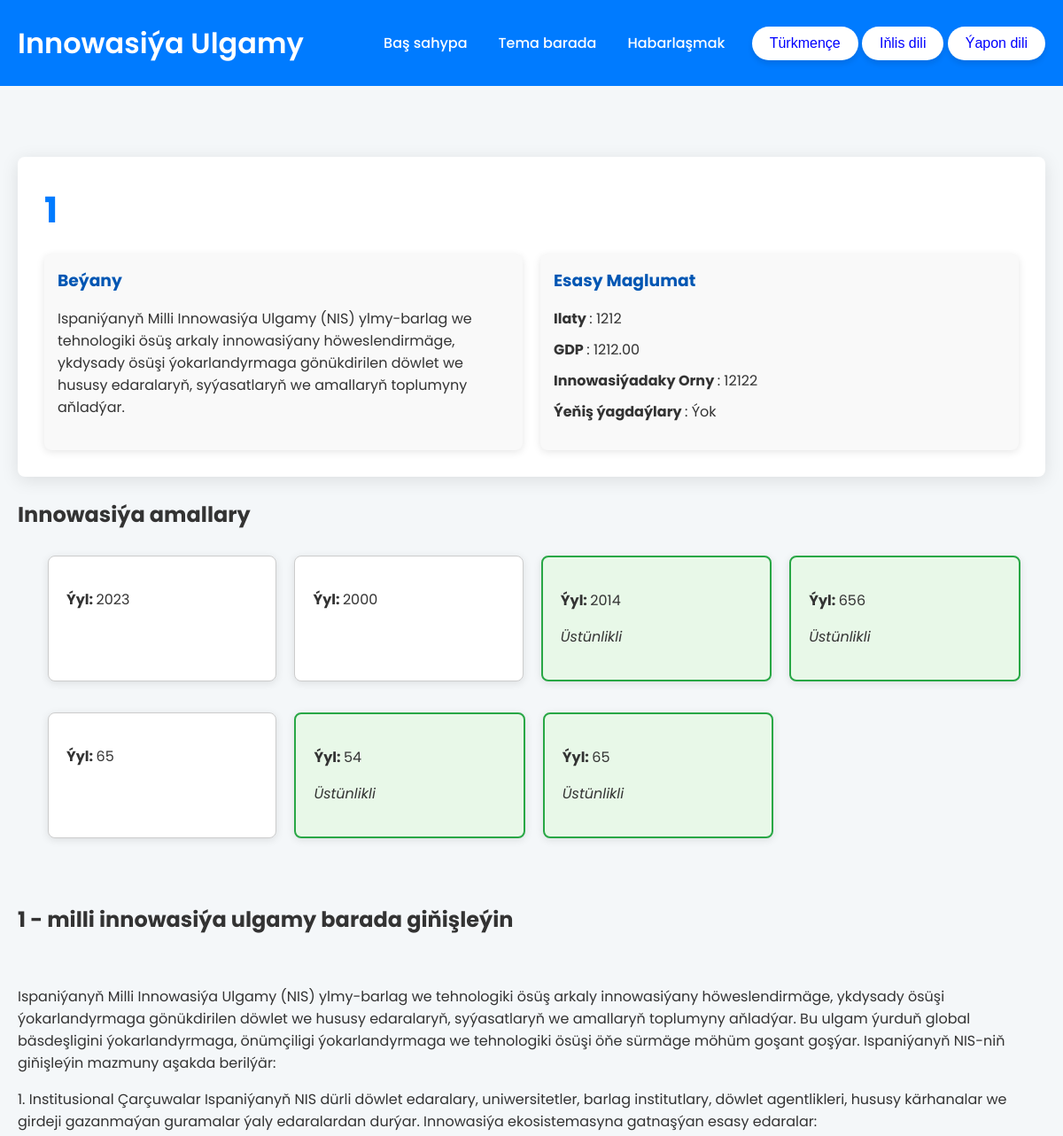
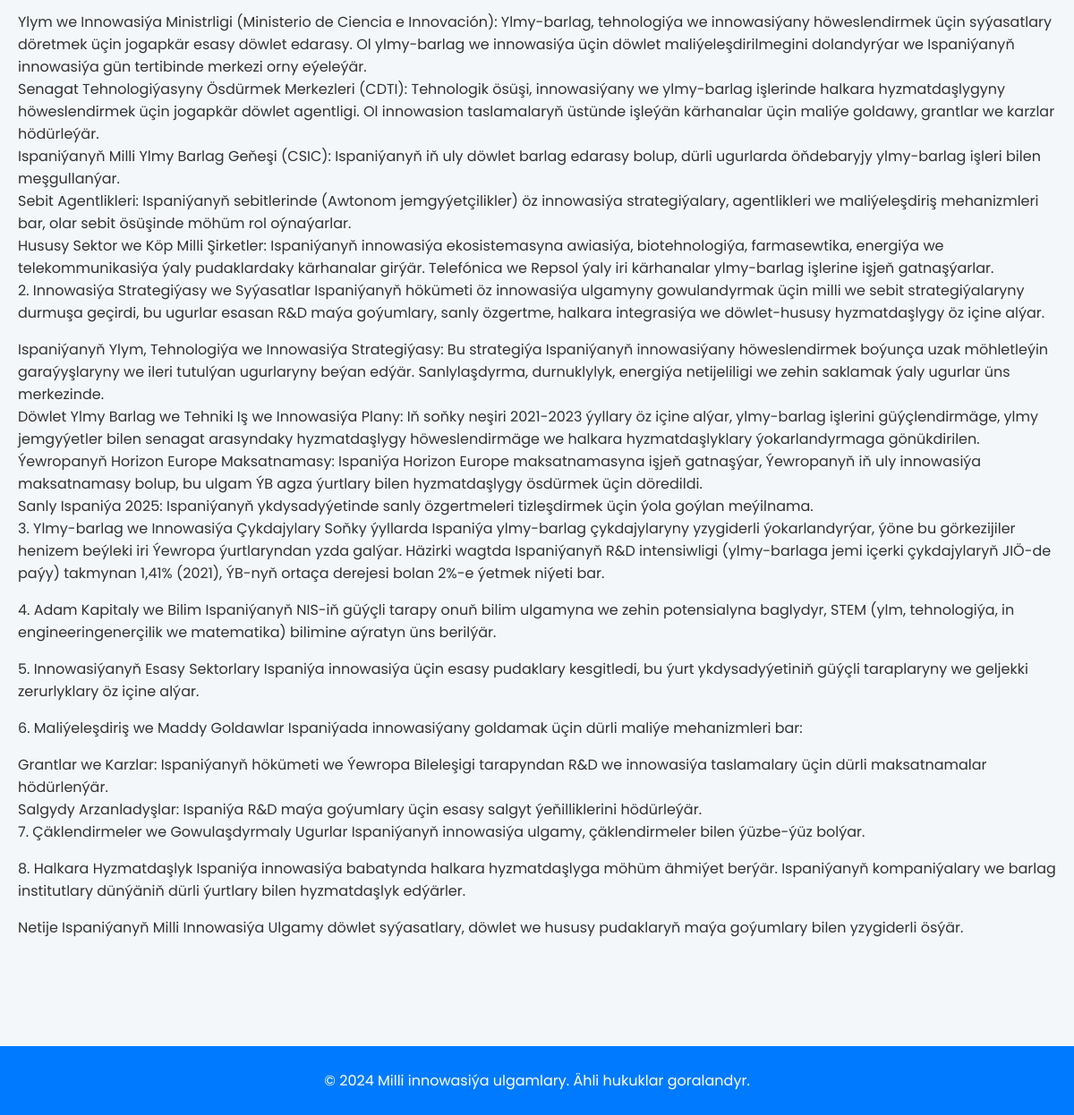
The page /country/1/tk on the database its author committed (2 pictures, top to bottom).
### Nis_app/models.py (models this page shows, shortened)
class Country(models.Model):
    name_tk = models.CharField(max_length=100)
    name_en = models.CharField(max_length=100)
    name_ja = models.CharField(max_length=100)
    population = models.BigIntegerField()
    flag = models.ImageField(upload_to="flags/", blank=True, null=True)
    gdp = models.DecimalField(max_digits=15, decimal_places=2)
    innovation_index_rank = models.IntegerField()
    description_tk = models.TextField()
    description_en = models.TextField()
    description_ja = models.TextField()
    huge_data_tk = models.TextField()
    huge_data_en = models.TextField()
    huge_data_ja = models.TextField()

class InnovationPractice(models.Model):
    country = models.ForeignKey(Country, on_delete=models.CASCADE)
    year = models.IntegerField()
    description_tk = models.TextField()
    description_en = models.TextField()
    description_ja = models.TextField()
    success_case = models.BooleanField(default=False)

### Nis_app/views.py (the view)
# urls.py: path('country/<int:pk>/<str:lg>', views.country_detail, name='country_detail'),
def country_detail(request, pk, lg):
    country = Country.objects.get(pk=pk)
    practices = InnovationPractice.objects.filter(country=country)
    print(practices.count())
    return render(request, 'country_detail.html', {'country': country, 'practices': practices, "LANGUAGE_CODE":lg})

### templates/country_detail.html (shortened to what this page needs)
{% load static %}
<!DOCTYPE html>
<html lang="en">
<head>
    <link rel="stylesheet" href="{% static 'css/style.css' %}">
</head>
<body>
{% include "header.html" %}
    <main class="container">
        <section class="country-detail">
            <h2 class="country-title">
                {% if LANGUAGE_CODE == 'tk' %}
                    {{ country.name_tk }}
                {% elif LANGUAGE_CODE == 'en' %}
                    {{ country.name_en }}
                {% elif LANGUAGE_CODE == 'ja' %}
                    {{ country.name_ja }}
                {% else %}
                    {{ country.name_en }}
                {% endif %}
            </h2>
            <div class="country-overview">
                <div class="country-description">
                    <h3>
                        {% if LANGUAGE_CODE == 'tk' %}
                            Beýany
                        {% elif LANGUAGE_CODE == 'en' %}
                            Description
                        {% elif LANGUAGE_CODE == 'ja' %}
                            説明
                        {% else %}
                            Description
                        {% endif %}
                    </h3>
                    <p>
                        {% if LANGUAGE_CODE == 'tk' %}
                            {{ country.description_tk|linebreaks }}
                        {% elif LANGUAGE_CODE == 'en' %}
                            {{ country.description_en|linebreaks }}
                        {% elif LANGUAGE_CODE == 'ja' %}
                            {{ country.description_ja|linebreaks }}
                        {% else %}
                            {{ country.description_en|linebreaks }}
                        {% endif %}
                    </p>
                </div>
                <div class="country-data">
                    <h3>
                        {% if LANGUAGE_CODE == 'tk' %}
                            Esasy Maglumat
                        {% elif LANGUAGE_CODE == 'en' %}
                            Key Data
                        {% elif LANGUAGE_CODE == 'ja' %}
                            主要データ
                        {% else %}
                            Key Data
                        {% endif %}
                    </h3>
                    <ul>
                        <li>
                            <strong>
                                {% if LANGUAGE_CODE == 'tk' %}
                                    Ilaty
                                {% elif LANGUAGE_CODE == 'en' %}
                                    Population
                                {% elif LANGUAGE_CODE == 'ja' %}
                                    人口
                                {% else %}
                                    Population
                                {% endif %}
                            </strong>: {{ country.population }}
                        </li>
                        <li>
                            <strong>
                                {% if LANGUAGE_CODE == 'tk' %}
                                    GDP
                                {% elif LANGUAGE_CODE == 'en' %}
                                    GDP
                                {% elif LANGUAGE_CODE == 'ja' %}
                                    国内総生産
                                {% else %}
                                    GDP
                                {% endif %}
                            </strong>: {{ country.gdp }}
                        </li>
                        <li>
                            <strong>
                                {% if LANGUAGE_CODE == 'tk' %}
                                    Innowasiýadaky Orny
                                {% elif LANGUAGE_CODE == 'en' %}
                                    Innovation Index
                                {% elif LANGUAGE_CODE == 'ja' %}
                                    イノベーション指数
                                {% else %}
                                    Innovation Index
                                {% endif %}
                            </strong>: {{ country.innovation_index_rank }}
                        </li>
                        <li>
                            <strong>
                                {% if LANGUAGE_CODE == 'tk' %}
                                    Ýeňiş ýagdaýlary
                                {% elif LANGUAGE_CODE == 'en' %}
                                    Success Cases
                                {% elif LANGUAGE_CODE == 'ja' %}
                                    成功事例
                                {% else %}
                                    Success Cases
                                {% endif %}
                            </strong>:
                            {% if country.success_case %}
                                {% if LANGUAGE_CODE == 'tk' %}
                                    Hawa
                                {% elif LANGUAGE_CODE == 'en' %}
                                    Yes
                                {% elif LANGUAGE_CODE == 'ja' %}
                                    はい
                                {% else %}
                                    Yes
                                {% endif %}
                            {% else %}
                                {% if LANGUAGE_CODE == 'tk' %}
                                    Ýok
                                {% elif LANGUAGE_CODE == 'en' %}
                                    No
                                {% elif LANGUAGE_CODE == 'ja' %}
                                    いいえ
                                {% else %}
                                    No
                                {% endif %}
                            {% endif %}
                        </li>
                    </ul>
                </div>
            </div>
        </section>
        <section class="innovation-practices">
            <div style="margin-top:25px">
            {% if LANGUAGE_CODE == 'tk' %}
                <h2>Innowasiýa amallary</h2>
            {% elif LANGUAGE_CODE == 'en' %}
                <h2>Innovation Practices</h2>
            {% elif LANGUAGE_CODE == 'ja' %}
                <h2>イノベーションの実践</h2>
            {% else %}
                <h2>Innovation Practices</h2>
            {% endif %}
            </div>
            <div class="practice-container">
                {% for practice in practices %}
                    <div class="practice-card {% if practice.success_case %}success{% endif %}">
                        <p><strong>
                        {% if LANGUAGE_CODE == 'tk' %}
                            Ýyl:
                        {% elif LANGUAGE_CODE == 'en' %}
                            Year:
                        {% elif LANGUAGE_CODE == 'ja' %}
                            年:
                        {% else %}
                            Year:
                        {% endif %}
                        </strong> {{ practice.year }}</p>
                        {% if practice.success_case %}
                            <p><em>
                            {% if LANGUAGE_CODE == 'tk' %}
                                Üstünlikli
                            {% elif LANGUAGE_CODE == 'en' %}
                                Success Case
                            {% elif LANGUAGE_CODE == 'ja' %}
                                成功事例
                            {% else %}
                                Success Case
                            {% endif %}
                            </em></p>
                        {% endif %}
                    </div>
                {% endfor %}
            </div>
        </section>
        <section class="innovation-practices">
            <div style="margin-top:25px">
                {% if LANGUAGE_CODE == 'tk' %}
                    <h2>{{country.name_tk}} - milli innowasiýa ulgamy barada giňişleýin</h2>
                {% elif LANGUAGE_CODE == 'en' %}
                    <h2>{{country.name_en}} - comprehensive information on the national innovation system</h2>
                {% elif LANGUAGE_CODE == 'ja' %}
                    <h2>{{country.name_ja}} - 国家イノベーションシステムに関する包括的な情報</h2>
                {% else %}
                    <h2>{{country.name_en}} - comprehensive information on the national innovation system</h2>
                {% endif %}
                </div>
                {% if LANGUAGE_CODE == 'tk' %}
                    <p>&nbsp;&nbsp;&nbsp;&nbsp;&nbsp;&nbsp;&nbsp;&nbsp;{{country.huge_data_tk|linebreaks}}</p>
                {% elif LANGUAGE_CODE == 'en' %}
                    <p>&nbsp;&nbsp;&nbsp;&nbsp;&nbsp;&nbsp;&nbsp;&nbsp;{{country.huge_data_en|linebreaks}}</p>
                {% elif LANGUAGE_CODE == 'ja' %}
                    <p>&nbsp;&nbsp;&nbsp;&nbsp;&nbsp;&nbsp;&nbsp;&nbsp;{{country.huge_data_ja|linebreaks}}</p>
                {% else %}
                    <p>&nbsp;&nbsp;&nbsp;&nbsp;&nbsp;&nbsp;&nbsp;&nbsp;{{country.huge_data_en|linebreaks}}</p>
                {% endif %}
        </section>
    </main>
    <footer class="footer">
        <p>
            {% if LANGUAGE_CODE == 'tk' %}
                &copy; 2024 Milli innowasiýa ulgamlary. Ähli hukuklar goralandyr.
            {% elif LANGUAGE_CODE == 'en' %}
                &copy; 2024 National Innovation Systems. All Rights Reserved.
            {% elif LANGUAGE_CODE == 'ja' %}
                &copy; 2024 国家イノベーションシステム。無断転載を禁じます。
            {% else %}
                &copy; 2024 National Innovation Systems. All Rights Reserved.
            {% endif %}
        </p>
    </footer>
</body>
</html>

### static/css/style.css (style rules this page uses)
body { font-family: 'Poppins', sans-serif; background-color: #f8f9fa; color: #343a40; margin: 0; padding: 0; }
h1, h2, h3 { margin: 0; }
.container { max-width: 1200px; margin: 40px auto; padding: 0 20px; }
.country-info, .innovation-practices { margin-bottom: 40px; }
.practice-card { background-color: #ffffff; border-radius: 15px; box-shadow: 0 4px 6px rgba(0, 0, 0, 0.1); padding: 20px; margin-top: 15px; width: calc(33.333% - 20px); }
.practice-card.success { border: 2px solid #28a745; }
.footer { background-color: #007bff; color: white; padding: 20px; text-align: center; position: relative; bottom: 0; }
body { font-family: 'Poppins', sans-serif; margin: 0; padding: 0; background-color: #f4f7f9; color: #333; }
.container { padding: 40px 20px; }
.country-detail { background-color: white; border-radius: 8px; padding: 30px; box-shadow: 0 4px 20px rgba(0, 0, 0, 0.1); }
.country-title { font-size: 2.5rem; margin-bottom: 20px; color: #007bff; }
.country-overview { display: flex; flex-wrap: wrap; gap: 20px; }
.country-description, .country-data { flex: 1; min-width: 300px; background-color: #f9f9f9; border-radius: 8px; padding: 15px; box-shadow: 0 2px 10px rgba(0, 0, 0, 0.1); }
.country-description h3, .country-data h3 { margin-bottom: 10px; color: #0056b3; }
.country-data ul { list-style: none; padding: 0; }
.country-data li { margin-bottom: 10px; }
.footer { background-color: #007bff; color: white; text-align: center; padding: 10px 0; position: relative; bottom: 0; width: 100%; }
.practice-container { display: flex; flex-wrap: wrap; padding: 14px; }
.practice-card { background-color: white; border: 1px solid #ccc; border-radius: 8px; box-shadow: 0 2px 10px rgba(0, 0, 0, 0.1); padding-left: 20px; width: calc(20% - 10px); margin-bottom: 20px; transition: transform 0.3s; margin-left: 20px; }
.success { border-left: 5px solid #28a745; background-color: #e8f8e8; }

### rows shown on the page
Country: name_tk "1", description_tk "Ispaniýanyň Milli Innowasiýa Ulgamy (NIS) ylmy-barlag we tehnologiki ösüş arkaly innowasiýany höweslendirmäge, ykdysady ösüşi ýokarlandyrmaga gönükdirilen döwlet we hususy edaralaryň, syýasatlaryň we amallaryň toplumyny aňladýar.", population "1212", gdp "1212.00", innovation_index_rank "12122", huge_data_tk "Ispaniýanyň Milli Innowasiýa Ulgamy (NIS) ylmy-barlag we tehnologiki ösüş arkaly innowasiýany höweslendirmäge, ykdysady ösüşi ýokarlandyrmaga gönükdirilen döwlet we hususy edaralaryň, syýasatlaryň we amallaryň toplumyny aňladýar. Bu ulgam ýurduň global bäsdeşligini ýokarlandyrmaga, önümçiligi ýokarlandyrmaga we tehnologiki ösüşi öňe sürmäge möhüm goşant goşýar. Ispaniýanyň NIS-niň giňişleýin mazmuny aşakda berilýär: 1. Institusional Çarçuwalar Ispaniýanyň NIS dürli döwlet edaralary, uniwersitetler, barlag institutlary, döwlet agentlikleri, hususy kärhanalar we girdeji gazanmaýan guramalar ýaly edaralardan durýar. Innowasiýa ekosistemasyna gatnaşýan esasy edaralar: Ylym we Innowasiýa…"
InnovationPractice: year "2023"
InnovationPractice: year "2000"
InnovationPractice: year "2014", success_case "Üstünlikli"
InnovationPractice: year "656", success_case "Üstünlikli"
InnovationPractice: year "65"
InnovationPractice: year "54", success_case "Üstünlikli"
InnovationPractice: year "65", success_case "Üstünlikli"
